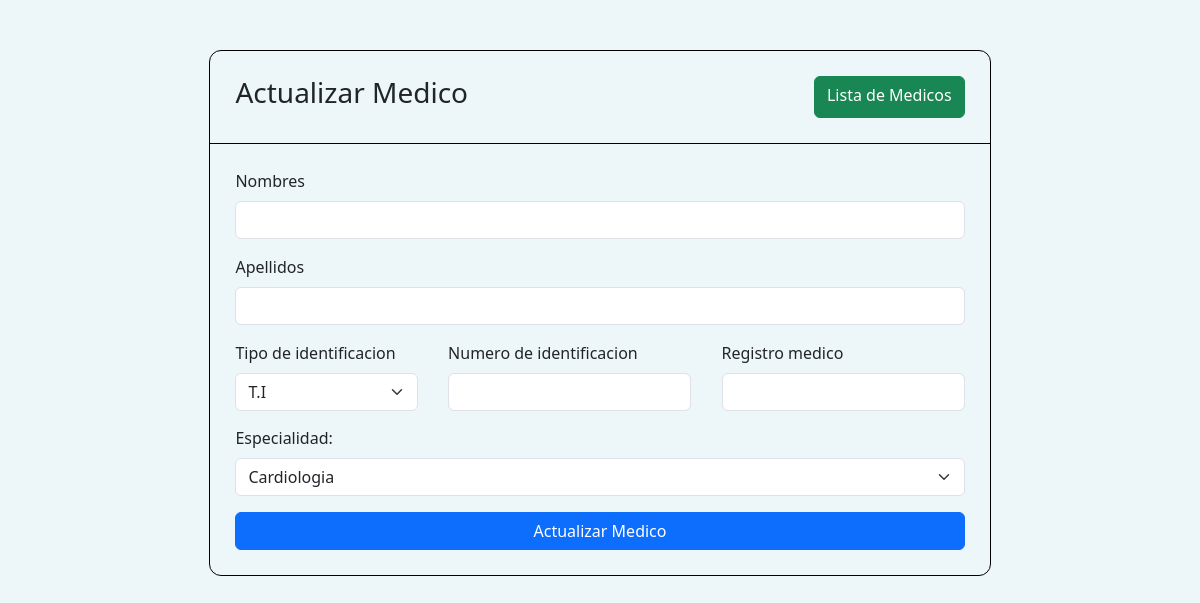
Page /medicos/update/8 on the earlier database version.
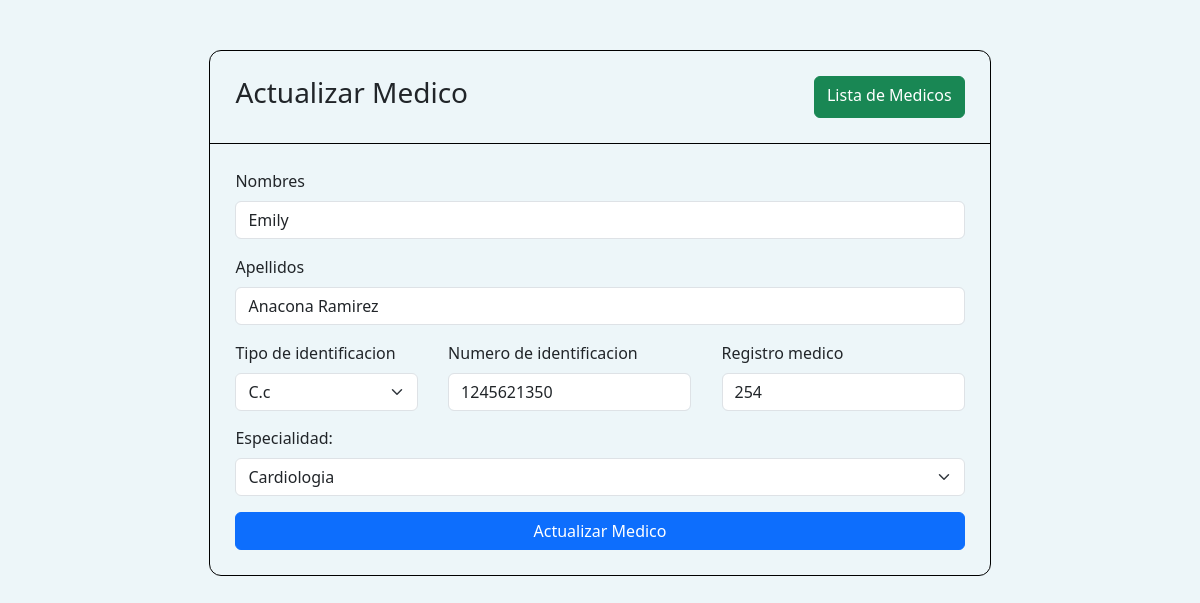
Same page on the later database version.
### app/models.py (models this page shows)
class Medico(db.Model):
    __tablename__='medicos'
    id = db.Column(db.Integer, primary_key = True )
    nombres = db.Column(db.String(120), nullable = True )
    apellidos = db.Column(db.String(120), nullable = True)
    tipo_identificacion = db.Column(db.String(4), nullable = True)
    numero_identificacion = db.Column(db.Integer)
    registro_medico = db.Column(db.Integer)
    especialidad = db.Column(db.String(50))
    citas = db.relationship("Cita" , backref = "medico" )

### app/routes.py (the view, shortened to what this page needs)
@app.route('/medicos/update/<int:id>', methods = ['GET', 'POST'])
def update_medico(id):
    especialidades = [ 'Cardiologia', 'Pediatria','Psicologia']
    medico_update = Medico.query.get(id)
    if(request.method == 'GET'):
        return render_template('medicos/medico_update.html', medico_update = medico_update, especialidades = especialidades)

### app/templates/medicos/medico_update.html (shortened to what this page needs)
<!DOCTYPE html>
<html lang="en">
  <head>
    <link rel="stylesheet" href="https://cdn.jsdelivr.net/npm/bootstrap@5.3.3/dist/css/bootstrap.min.css">
  </head>
  <body>
    <section class="container sectionForm">
      <article class="articleForm">
        <nav class="container navForm" >
          <h3 class="titleForm" >Actualizar Medico</h3>
          <a  class="btn btn-success" href="http://127.0.0.1:5000/medicos">Lista de Medicos</a>
        </nav>
        <form method="post" class="formForm" action="/medicos/update/{{medico_update.id}}">
          <div class="mb-3">
            <label for="nombres" class="form-label">Nombres</label>
            <input type="text" name="nombres"  value="{{ medico_update.nombres }}" class="form-control" id="nombres" aria-describedby="emailHelp" required>
          </div>
          <div class="mb-3">
            <label for="apellidos" class="form-label">Apellidos</label>
            <input type="text" name="apellidos"  value="{{ medico_update.apellidos }}" class="form-control" id="apellidos" required>
          </div>
          <section class="sectionIntoForm">
            <div class="col-sm-3">
              <label for="tipoIdentificacion" class="form-label">Tipo de identificacion</label>
              <select class="form-select" name="tipoID" aria-label="Default select example" required>
                <option {% if medico_update.tipo_identificacion == 'TI' %} selected {%endif%}>T.I</option>
                <option {% if medico_update.tipo_identificacion == 'CC' %} selected {%endif%}>C.c</option>
              </select>
            </div>
            <div class="col-sm-4">
              <label for="nIdentificacion" class="form-label">Numero de identificacion</label>
              <input type="text" name="numeroID" value="{{ medico_update.numero_identificacion }}" class="form-control" id="nIdentificacion" required>
            </div>
            <div class="col-sm-4">
              <label for="nRegistro" class="form-label">Registro medico</label>
              <input type="text" name="registroMedico" value="{{ medico_update.registro_medico }}" class="form-control" id="nRegistro" required>
            </div>
          </section>
          <div class="mb-3">
            <label for="especialidad" class="form-label">Especialidad: </label>
            <select class="form-select"  name="especialidad" aria-label="Default select example" id="especialidad" required >
              {% for especialidad in especialidades %}
              <option {% if medico_update.especialidad == especialidad %} selected {%endif%} > {{ especialidad }}</option>
              {% endfor %}
            </select>
          </div>
          <button type="submit" class="btn btn-primary botonForm">Actualizar Medico</button>
        </form>
      </article>
    </section>
  </body>
</html>

Differences in the rows shown:
added Medico: nombres "Emily", apellidos "Anacona Ramirez", tipoID "C.c", numeroID "1245621350", registroMedico "254", especialidad "Cardiologia"
Other differences:
form field tipoID: "T.I" → (not shown)
form field especialidad: "Cardiologia" → (not shown)
